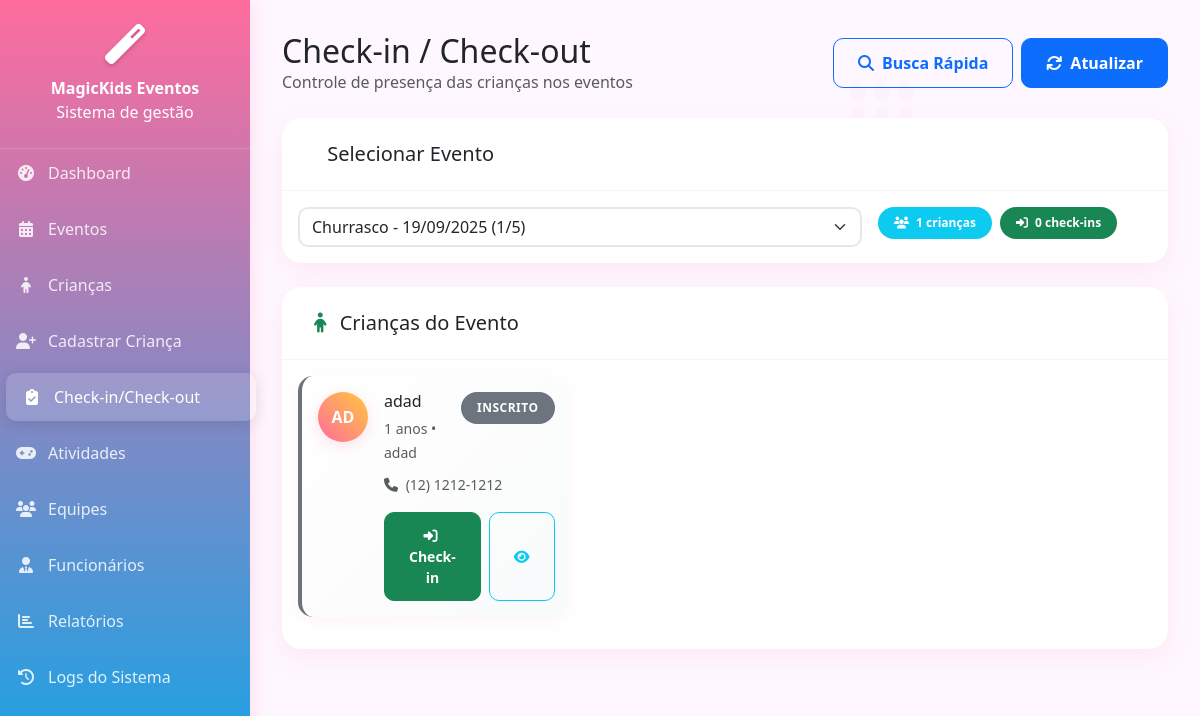
Page /models/checkin.php?evento=8 (signed in) on the committed database.
### tables this page shows
CREATE TABLE IF NOT EXISTS `evento_criancas` (
  `id` int(11) NOT NULL AUTO_INCREMENT,
  `evento_id` int(11) NOT NULL,
  `crianca_id` int(11) NOT NULL,
  `status_participacao` enum('Inscrito','Confirmado','Check-in','Check-out','Cancelado') DEFAULT 'Inscrito',
  `data_inscricao` timestamp NOT NULL DEFAULT current_timestamp(),
  `data_checkin` timestamp NULL DEFAULT NULL,
  `data_checkout` timestamp NULL DEFAULT NULL,
  `observacoes` text DEFAULT NULL,
  `usuario_checkin` int(11) DEFAULT NULL,
  `usuario_checkout` int(11) DEFAULT NULL,
  PRIMARY KEY (`id`),
  UNIQUE KEY `unique_evento_crianca` (`evento_id`,`crianca_id`),
  KEY `evento_id` (`evento_id`),
  KEY `crianca_id` (`crianca_id`),
  KEY `usuario_checkin` (`usuario_checkin`),
  KEY `usuario_checkout` (`usuario_checkout`),
  CONSTRAINT `evento_criancas_checkin_fk` FOREIGN KEY (`usuario_checkin`) REFERENCES `usuarios` (`id`),
  CONSTRAINT `evento_criancas_checkout_fk` FOREIGN KEY (`usuario_checkout`) REFERENCES `usuarios` (`id`),
  CONSTRAINT `evento_criancas_crianca_fk` FOREIGN KEY (`crianca_id`) REFERENCES `criancas_cadastro` (`id`) ON DELETE CASCADE,
  CONSTRAINT `evento_criancas_evento_fk` FOREIGN KEY (`evento_id`) REFERENCES `eventos` (`id`) ON DELETE CASCADE
);

CREATE TABLE IF NOT EXISTS `criancas_cadastro` (
  `id` int(11) NOT NULL AUTO_INCREMENT,
  `nome_completo` varchar(255) NOT NULL,
  `data_nascimento` date NOT NULL,
  `idade` int(3) NOT NULL,
  `sexo` enum('Masculino','Feminino') NOT NULL,
  `alergia_alimentos` text DEFAULT NULL,
  `alergia_medicamentos` text DEFAULT NULL,
  `restricoes_alimentares` text DEFAULT NULL,
  `observacoes_saude` text DEFAULT NULL,
  `nome_responsavel` varchar(255) NOT NULL,
  `grau_parentesco` varchar(50) NOT NULL,
  `telefone_principal` varchar(20) NOT NULL,
  `telefone_alternativo` varchar(20) DEFAULT NULL,
  `endereco_completo` text NOT NULL,
  `documento_rg_cpf` varchar(20) NOT NULL,
  `email_responsavel` varchar(255) DEFAULT NULL,
  `nome_emergencia` varchar(255) NOT NULL,
  `telefone_emergencia` varchar(20) NOT NULL,
  `grau_parentesco_emergencia` varchar(50) NOT NULL,
  `autorizacao_retirada` enum('Sim','Não') NOT NULL DEFAULT 'Não',
  `data_cadastro` timestamp NOT NULL DEFAULT current_timestamp(),
  `data_atualizacao` timestamp NOT NULL DEFAULT current_timestamp() ON UPDATE current_timestamp(),
  `ativo` tinyint(1) DEFAULT 1,
  PRIMARY KEY (`id`),
  KEY `idx_nome` (`nome_completo`),
  KEY `idx_idade` (`idade`),
  KEY `idx_data_nascimento` (`data_nascimento`)
);

### models/checkin.php (the view, shortened to what the rows shown need)
<?php
require_once '../controllers/EventosController.php';
$eventosController = new EventosController();
$evento_id = $_GET['evento'] ?? '';
$criancasEvento = [];
if ($evento_id) {
    $criancasEvento = $eventosController->getEventoCriancas($evento_id);
}
?>
<!DOCTYPE html>
<html lang="pt-BR">
<head>
    <link href="https://cdnjs.cloudflare.com/ajax/libs/bootstrap/5.3.2/css/bootstrap.min.css" rel="stylesheet">
    <link href="https://cdnjs.cloudflare.com/ajax/libs/font-awesome/6.4.0/css/all.min.css" rel="stylesheet">
    <link rel="stylesheet" href="../assets/css/checkin.css">
</head>
<body>
    <main class="main-content">
        <div class="d-flex justify-content-between align-items-center mb-4">
            <div>
                <h2 class="mb-0">Check-in / Check-out</h2>
            </div>
        </div>
        <div class="card mb-4">
            <div class="card-body">
                <div class="row g-3">
                    <div class="col-md-4">
                        <?php if ($evento_id): ?>
                        <div class="d-flex gap-2">
                            <span class="badge bg-info">
                                <i class="fas fa-users me-1"></i>
                                <?php echo count($criancasEvento); ?> crianças
                            </span>
                            <span class="badge bg-success">
                                <i class="fas fa-sign-in-alt me-1"></i>
                                <?php echo count(array_filter($criancasEvento, function($c) { return $c['status_participacao'] === 'Check-in'; })); ?> check-ins
                            </span>
                        </div>
                        <?php endif; ?>
                    </div>
                </div>
            </div>
        </div>
        <?php if ($evento_id && !empty($criancasEvento)): ?>
        <div class="card">
            <div class="card-body">
                <div class="row">
                    <?php foreach ($criancasEvento as $crianca): ?>
                    <div class="col-lg-6 col-xl-4 mb-3">
                        <div class="card crianca-card <?php echo strtolower(str_replace('-', '', $crianca['status_participacao'])); ?>">
                            <div class="card-body p-3">
                                <div class="d-flex align-items-start">
                                    <div class="crianca-avatar">
                                        <?php echo strtoupper(substr($crianca['nome_completo'], 0, 2)); ?>
                                    </div>
                                    <div class="flex-grow-1">
                                        <div class="d-flex justify-content-between align-items-start mb-2">
                                            <div>
                                                <h6 class="mb-1"><?php echo htmlspecialchars($crianca['nome_completo']); ?></h6>
                                                <small class="text-muted">
                                                    <?php echo $crianca['idade']; ?> anos •
                                                    <?php echo htmlspecialchars($crianca['nome_responsavel']); ?>
                                                </small>
                                            </div>
                                            <span class="badge status-badge bg-<?php
                                                echo $crianca['status_participacao'] === 'Check-in' ? 'success' :
                                                    ($crianca['status_participacao'] === 'Check-out' ? 'warning' :
                                                    ($crianca['status_participacao'] === 'Confirmado' ? 'info' : 'secondary'));
                                            ?>">
                                                <?php echo $crianca['status_participacao']; ?>
                                            </span>
                                        </div>
                                        <div class="mb-2">
                                            <small class="text-muted">
                                                <i class="fas fa-phone me-1"></i>
                                                <?php echo htmlspecialchars($crianca['telefone_principal']); ?>
                                            </small>
                                        </div>
                                        <div class="mt-3 d-flex gap-2">
                                            <?php if ($crianca['status_participacao'] !== 'Check-in' && $crianca['status_participacao'] !== 'Check-out'): ?>
                                            <button type="button" class="btn btn-success btn-sm flex-grow-1"
                                                    onclick="realizarCheckin(<?php echo $evento_id; ?>, <?php echo $crianca['crianca_id']; ?>, '<?php echo htmlspecialchars($crianca['nome_completo']); ?>')">
                                                <i class="fas fa-sign-in-alt me-1"></i>Check-in
                                            </button>
                                            <?php else: ?>
                                            <span class="badge bg-secondary">Finalizado</span>
                                            <?php endif; ?>
                                            <button type="button" class="btn btn-outline-info btn-sm"
                                                    onclick="verDetalhes(<?php echo htmlspecialchars(json_encode($crianca)); ?>)">
                                                <i class="fas fa-eye"></i>
                                            </button>
                                        </div>
                                    </div>
                                </div>
                            </div>
                        </div>
                    </div>
                    <?php endforeach; ?>
                </div>
            </div>
        </div>
        <?php endif; ?>
    </main>
</body>
</html>

### rows in the picture
evento_criancas: status_participacao "0", crianca.nome_completo "AD", crianca.nome_completo "adad", crianca.idade "1", crianca.nome_responsavel "adad", status_participacao "INSCRITO", crianca.telefone_principal "(12) 1212-1212"

### other values in the picture
count($criancasEvento) "1"
form field value "Churrasco - 19/09/2025 (1/5)"
